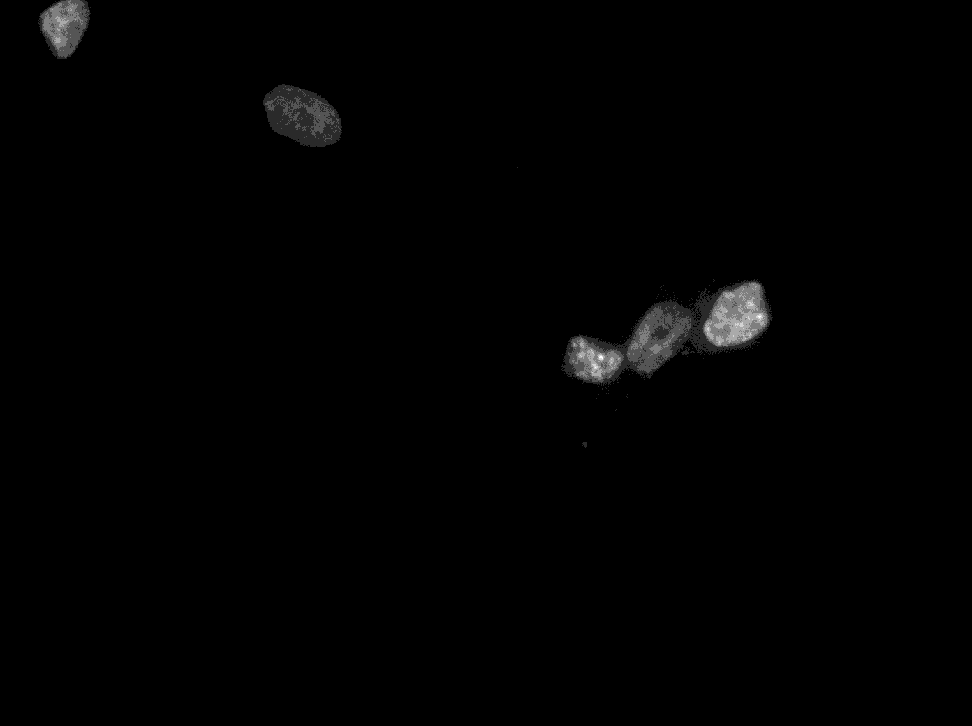
#> input picture Week_5/data/no-serum-dapi.tiff, 972 x 726 px, shrunk from 1392 x 1040 before the run; its folder holds 4 pictures in this run
$ jupyter execute --allow-errors POSTCLASS_5-2_Image_analysis_II.ipynb
#> lines starting #> are read from the running program, lines starting #| are printed output that depends on the picture
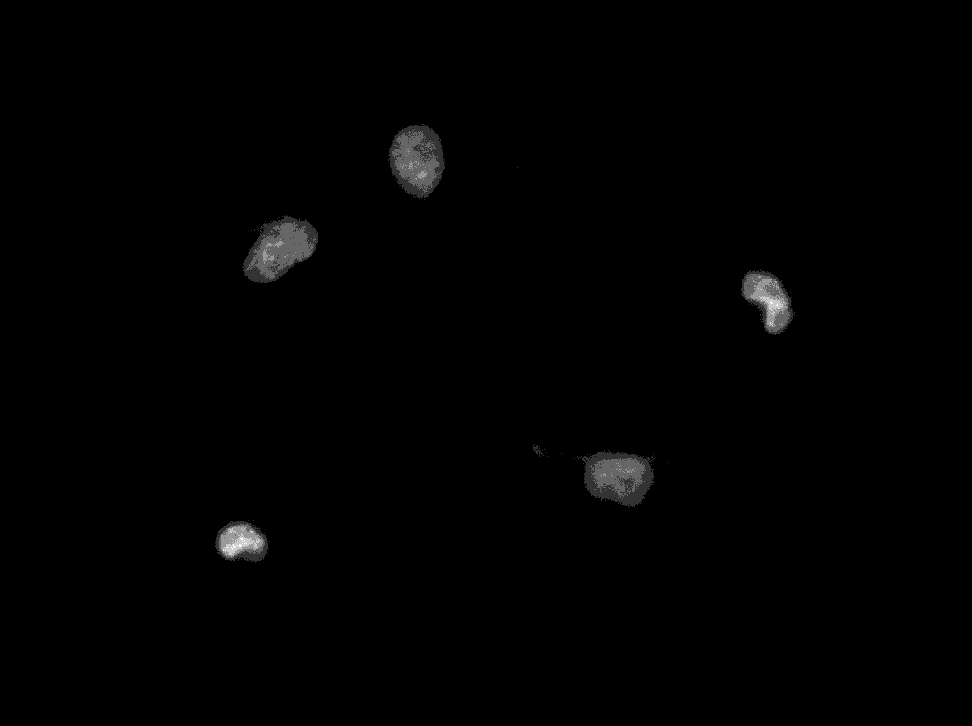
#> input picture Week_5/data/serum-dapi.tiff, 972 x 726 px, shrunk from 1392 x 1040 before the run
<h1 style="font-size: 40px; margin-bottom: 0px;">5.2 Python image analysis (II)</h1>

<hr style="margin-left: 0px; border: 0.25px solid; border-color: #000000; width: 800px;"></hr>

In notebook 5-1, we started exploring how images are represented on our computers by playing around with them in Python. Today, we'll take what we know about how images are represented to extract quantitative information from our images and use that information to analyze our images to derive biological insights. First, we'll load in the single set of serum-starved and serum-stimulated cells that we worked with in in notebook 5-1, then run through an analysis to quantify the nuclear intensity of YAP after serum stimulation. Then, you'll work with a full dataset to then determine if there is a significant difference in YAP nuclear localization.

<strong>Learning objectives:</strong>
<ul>
    <li>Continue exploring images in Python</li>
    <li>Extract quantitative information from images</li>
    <li>Analyze a single image</li>
    <li>Run an analysis on a full dataset</li>
</ul>

[cell 1]
#Import packages
import numpy as np
import pandas as pd
import matplotlib.pyplot as plt
import seaborn as sns
import scipy.stats as stats
import os

#These two packages are for image processing and analysis
import skimage as ski
import scipy.ndimage as ndi

#This built-in package is for using regular expressions (regex) in Python
import re

<h1 style="font-size: 40px; margin-bottom: 0px;">Extract quantitative information from images</h1>

<hr style="margin-left: 0px; border: 0.25px solid; border-color: #000000; width: 850px;"></hr>

To get us started for today's lesson, let's quickly load in our image files from before. For convenience, the code is included below using the set up from our class demo:

[cell 2]
#Same code as from 5-1
file_names = [name for name in os.listdir('./data') if '.tiff' in name]
no_serum_names = [name for name in file_names if 'no-serum' in name]
no_serum_names.sort()
serum_names = [name for name in file_names if 'no-serum' not in name]
serum_names.sort()

no_serum = np.zeros(len(no_serum_names), dtype=object)
serum = np.zeros(len(serum_names), dtype=object)

#> (the rest of this cell did not finish here and is left out)

<h2>Plot the intensity profile</h2>

Since our images are 2D arrays, we can pull out rows and columns and then plot the resulting intensities along that axis as a line plot to visualize the intensity profile. Select an image from the ones that we've imported, and then see if you can plot an intensity profile for a single row or column from that image.

[cell 3]
#Set up our figure area with 2 subplots
fig, ax = plt.subplots(1, 2)

#For easy updating what row we pull and plot
pull_row = 475

#Have our image next to our intensity profile
ax[0].imshow(no_serum[0],
             cmap='gray'
            )

#Mark the row we are pulling on our image
ax[0].hlines(pull_row,
             0,
             len(no_serum[0][pull_row, :]),
             color='y',
             ls='--',
             lw=0.75,
            )
#Tidy up image
ax[0].axis(False)

#Plot the intensity profile as a line plot
sns.lineplot(no_serum[0][pull_row, :],
             ax=ax[1]
            )

#This here is part of demo for edge detection
#To show why we don't see edges detected with default parameters for canny function
#B/c the default parameters use the full bit depth value space
#Whereas our image value range is a very small fraction of that
#Setting ymax to max 16bit value shows how our image uses a very small portion of the full value space
#So default canny parameters will not detect edges, and we will need to adjust low and high threshold for canny
# ax[1].set_ylim(0, 2**16)

#Tidy up plots
fig.set_size_inches(10, 5)
fig.set_dpi(300)
plt.show()
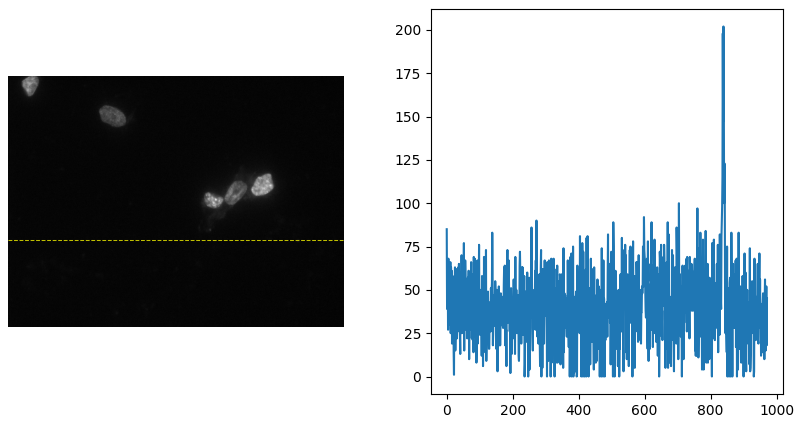
#> figure drawn by matplotlib, 2 panels; panel 2: curve peaks at x = 839, y = 202

<h2>Detect edges</h2>

The quantitative values of our images can be used to determine where edges exist in our images, and we can make use of scikit-image's <code>ski.feature.canny()</code> edge detector function to identify where the edges are. <a href="https://scikit-image.org/docs/0.25.x/api/skimage.feature.html#skimage.feature.canny" rel="noopener noreferrer"><u>Documentation for <code>ski.feature.canny()</code> can be found here.</u></a>

This function allows us to set the thresholds for what is considered an edge as well as smooth out noise if our images are noisy, resulting in edges being detected where they don't actually exist.

[cell 4]
#Just noting the full 16bit value space
print(2**16)

[cell 5]
#Play around with parameters for canny function
edges = ski.feature.canny(no_serum[0], #image
                          sigma=1.75, #gaussian blur (reduces noise to smooth out image before edge detection to reduce small peaks picked up)
                          low_threshold=100, #low threshold for what is delta gray value
                          high_threshold=450, #high threshold for what is delta gray value
                         )

plt.imshow(edges)
plt.axis(False);
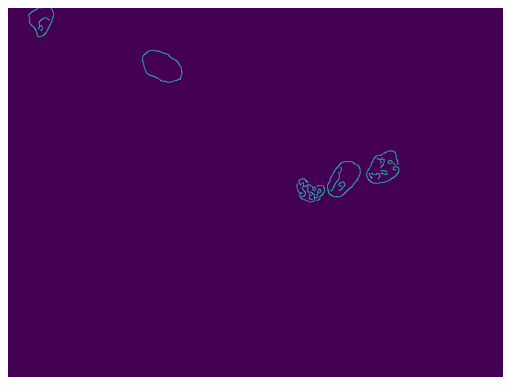
#> figure drawn by matplotlib, 1 panel

<h2>Identify particles in an image</h2>

Like with ImageJ, we can also create a binary image to then analyze the properties of the particles selected by our threshold. To do this, let's first process our two DAPI images again.

[cell 6]
#Threshold using conditional statement and threshold value we used in 5-1
#And then fill holes
ns_thresh = no_serum[0] > 400
ns_thresh_fill = ndi.binary_fill_holes(ns_thresh)

s_thresh = serum[0] > 400
s_thresh_fill = ndi.binary_fill_holes(s_thresh)

[cell 7]
#Generate subplots for both thresholded DAPI channels
fig, ax = plt.subplots(1, 2)

ax[0].imshow(ns_thresh_fill,
             cmap='gray',
            )

ax[1].imshow(s_thresh_fill,
             cmap='gray',
            )

fig.set_dpi(300);
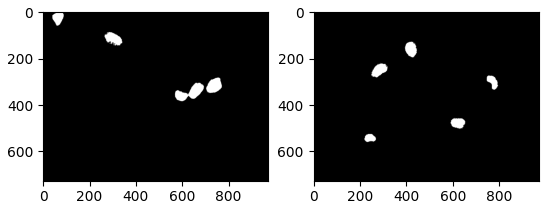
#> figure drawn by matplotlib, 2 panels

<h3>Remove particles on the image edge</h3>

Sometimes it can be helpful to also remove particles that are clipped by the boundaries of our image so that we exclude them from our analysis. In one of our images, we can see that there is a nucleus that is right on the edge. This could potentially throw off our results since we're not capturing the full nucleus. We can remove this particle by using <code>ski.segmentation.clear_border()</code>, which will remove particles that tough the edges of our image and is similar to what you can also do in ImageJ. <a href="https://scikit-image.org/docs/0.25.x/api/skimage.segmentation.html#skimage.segmentation.clear_border" rel="noopener noreferrer"><u>Documentation for <code>ski.segmentation.clear_border()</code> can be found here.</u></a>

[cell 8]
#We have a nucleus on the top left of no serum DAPI channel
#We can use scikit-image to remove that nucleus via a simple function call
ns_thresh_fill = ski.segmentation.clear_border(ns_thresh_fill)

[cell 9]
#Visualize image after we remove the nucleus that is clipped by the image boundary
plt.imshow(ns_thresh_fill,
           cmap='gray'
          )
plt.axis(False);
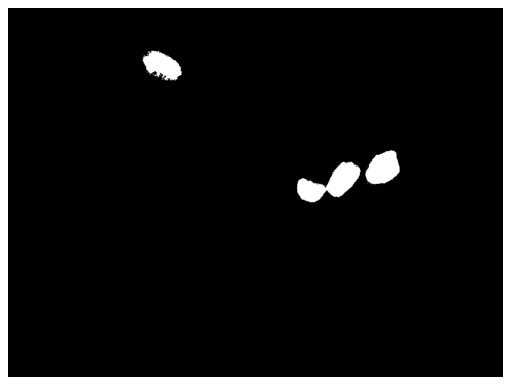
#> figure drawn by matplotlib, 1 panel

Once we have our processed binaries, we can use scikit-image's <code>ski.measure.label()</code> function to identify and also label individual particles in our thresholded images. <a href="https://scikit-image.org/docs/0.25.x/api/skimage.measure.html#skimage.measure.label" rel="noopener noreferrer"><u>Documentation for <code>ski.measure.label()</code> can be found here.</u></a>

Digging into the documentation, we can see that this function works by assigning any element in our 2D matrix with the value <code>0</code> as background pixels by default, and then it identifies particles as clusters of connected elements that share the same value, which in our case is <code>1</code>. Then after it identifies particles, it will assign each particle its own integer label.

If we dig into the documentation, we can see that it returns to us one object by default (<code>labels</code>), which is the labeled array where each particle is assigned an integer value. We can also instruct it to return an additional object (<code>num</code>), which is just the total particle count if we switch the parameter <code>return_num</code> from <code>False</code> to <code>True</code>.

[cell 10]
#Use scikit-image to label all the particles (even the tiny noise)
ns_label, ns_particle_count = ski.measure.label(ns_thresh_fill,
                                                return_num=True
                                               )

s_label, s_particle_count = ski.measure.label(s_thresh_fill,
                                              return_num=True
                                             )

Now let's take a look at the objects it's returned to us.

[cell 11]
print(ns_label)

[cell 12]
#Just taking a look
plt.imshow(ns_label)
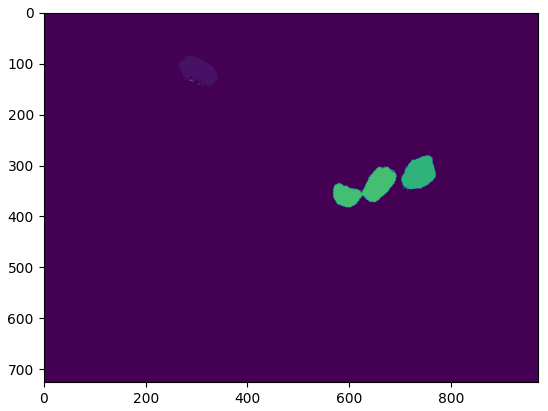
#> figure drawn by matplotlib, 1 panel

[cell 13]
#We told label function to return to us the total number of particles as well
print(ns_particle_count)
#Can see that there are a lot more particles labeled than we have nuclei
#This means we have noise that got picked up by our threshold

<h3>Visualize labeled particles</h3>

We can then take the new array containing our labeled particles. First, we can assign a color to each particle based on their label using <code>ski.color.label2rgb()</code>, which will allow us to differentiate each particle based on their assigned color. <a href="https://scikit-image.org/docs/0.25.x/api/skimage.color.html#skimage.color.lab2rgb" rel="noopener noreferrer"><u>Documentation for <code>ski.color.label2rgb()</code> can be found here.</u></a>

[cell 14]
#Add color to our labeled particles using this function
#Just for visualization purposes to more clearly see the different particles as different colors
ski.color.label2rgb(ns_label)

[cell 15]
#Visualize
fig, ax = plt.subplots(1, 2)

ax[0].imshow(ski.color.label2rgb(ns_label))
ax[1].imshow(ski.color.label2rgb(s_label))

ax[0].axis(False)
ax[1].axis(False)

fig.set_dpi(300);
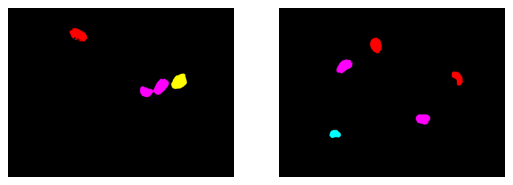
#> figure drawn by matplotlib, 2 panels

<h2>Analyze particles</h2>

With our labeled particles, we can continue to make use of scikit-image to now analyze the labeled particles. To do this, we'll use the <code>ski.measure.regionprops()</code> function, which will measure a bunch of properties of each labeled particle. <a href="https://scikit-image.org/docs/0.25.x/api/skimage.measure.html#skimage.measure.regionprops" rel="noopener noreferrer"><u>Documentation for <code>ski.measure.regionprops()</code>, including the full set of properties that it measures, can be found here.</u></a>

[cell 16]
#Basically like the ImageJ analyze particles tool
ns_properties = ski.measure.regionprops(ns_label)
s_properties = ski.measure.regionprops(s_label)

Now let's take a look at the resulting object that we have as a result of this function:

[cell 17]
#Object is compound data type with a bunch of RegionProperties objects
print(ns_properties)

We can see that each element is a RegionProperties object corresponding to a labeled particle that was analyzed. If we dig into the documentation for <code>ski.measure.regionprops()</code>, we can see under Notes that there are a bunch of properties that can be access as attributes or keys. These include <code>area</code> and <code>label</code>, which are most relevant to our analysis today.

Let's pull out these two attributes for a particle that we analyzed:

[cell 18]
#We can pull out a single RegionProperty object and then pull out its area attribute
print(s_properties[0].area)

<h3>Pull particle areas</h3>

You can see that we're able to access the quantified area of each particle by the <code>area</code> attribute, and if we wanted to then pull together all the areas of our analyzed particles, we can iterate through our list of <code>RegionProperties</code> objects that was outputed by the <code>ski.measure.regionprops()</code> function.

[cell 19]
#Check to see if we have same number of particles picked up by our thresholds
#different, so we can set up two for-loops to iterate through each one
print(ns_particle_count == s_particle_count)

[cell 20]
#Initialize arrays
ns_areas = np.zeros(ns_particle_count)
s_areas = np.zeros(s_particle_count)

#Run for loops to pull out area
for i in np.arange(0, ns_particle_count, 1):
    ns_areas[i] = ns_properties[i].area

for j in np.arange(0, s_particle_count, 1):
    s_areas[j] = s_properties[j].area

Let's take a look at the measure areas for our particles.

[cell 21]
#Pull areas together into single dataframe
area_data = pd.DataFrame([ns_areas, s_areas],
                         index=['No Serum', 'Serum']
                        )
area_data = area_data.T

#> (the rest of this cell did not finish here and is left out)

<h3>Filter out noise</h3>

We can see that there are a lot of particles with just a size of 1 or are otherwise very small. This tells us that potentially, our thresholding picked up some noise as well. Let's take a look at the distribution of our particle areas.

[cell 22]
#Taking a look at distribution of pixel intensities
sns.histplot(area_data)
#Can see that most particles are noise
#The "true" nuclei are the larger particles
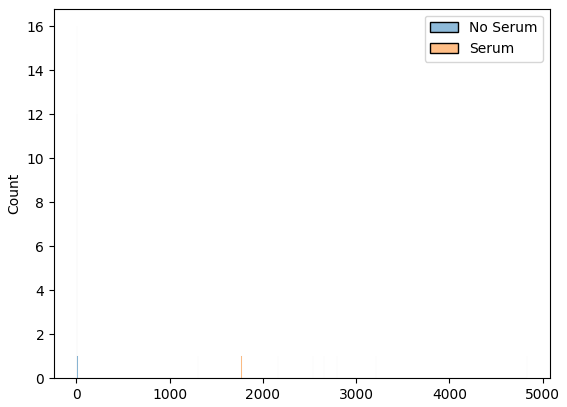
#> figure drawn by matplotlib, 1 panel; tallest bar 12 high, from x = 1 to 3.08; tallest bar 16 high, from x = 1 to 3.08
#> (the rest of the program and of its run is left out)
